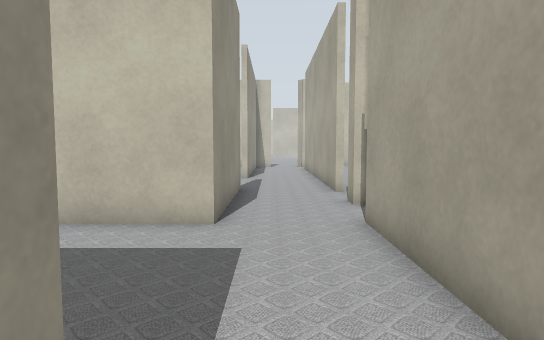
[1] (above)

22 first-person views from a walk through a robot-simulator world made for Gazebo. The camera is 0.72 m above the floor, tilts 4° down and sees 75° across. The lines on the ground mark 1 m squares. The floor is counted in squares, 0.5 m on a side. Each view is taken from the middle of a square. On the plan, view 1 faces up. The plan holds only what a view shows up to about 15 squares ahead; the rest is blank. The place goes on beyond the plan. Robots are left out.

[2]
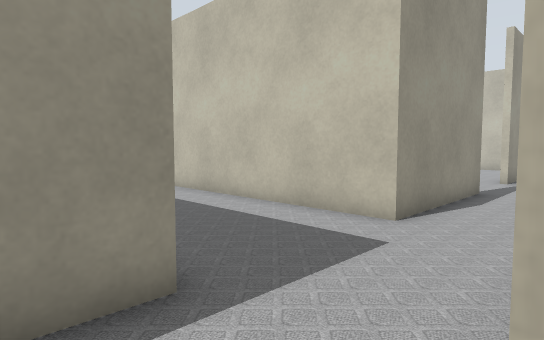

[3]
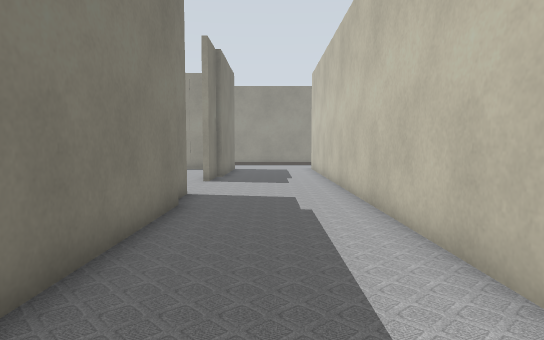

[4]
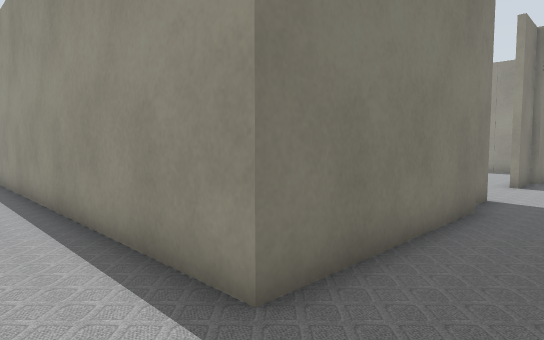

[5]
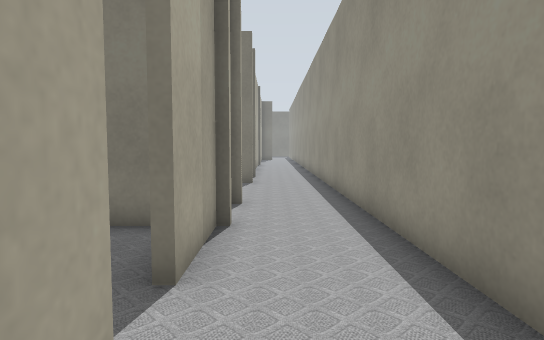

[6]
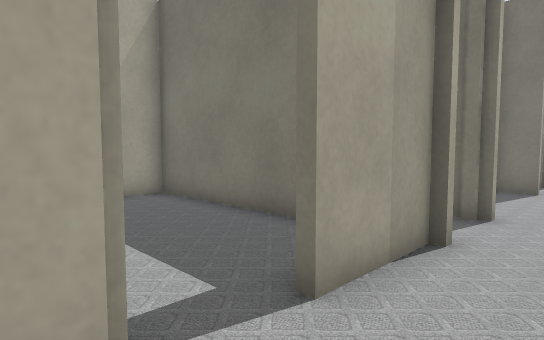

[7]
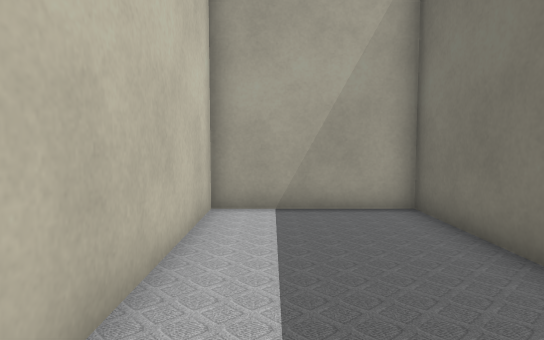

[8]
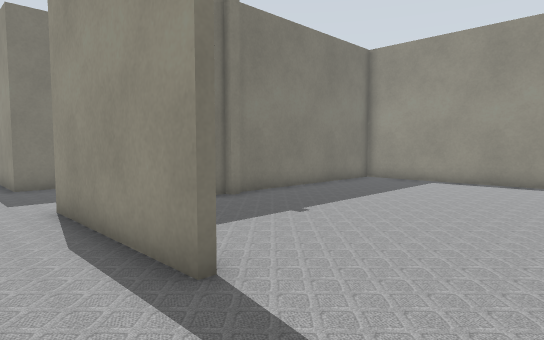

[9]
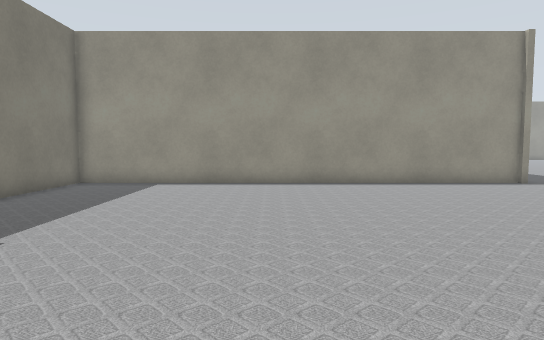

[10]
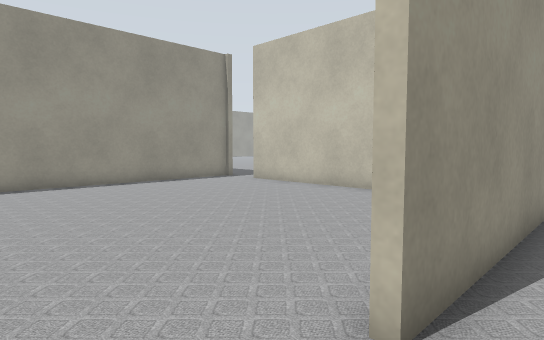

[11]
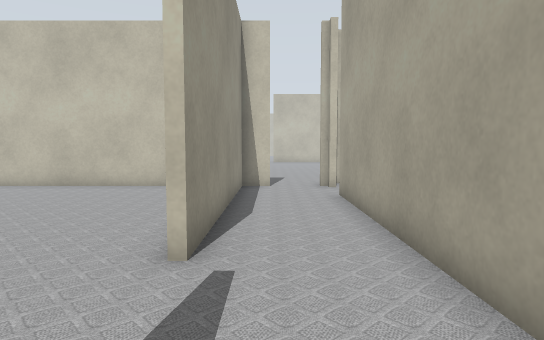

[12]
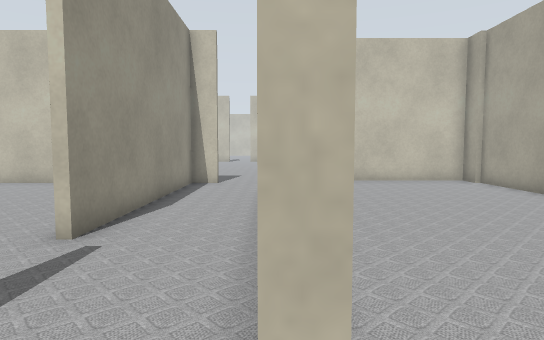

[13]
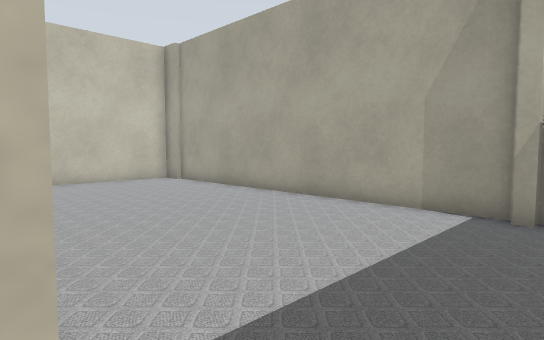

[14]
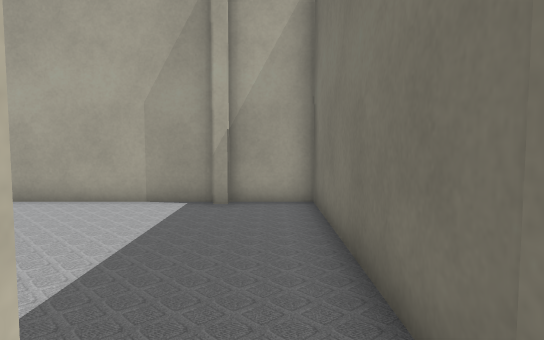

[15]
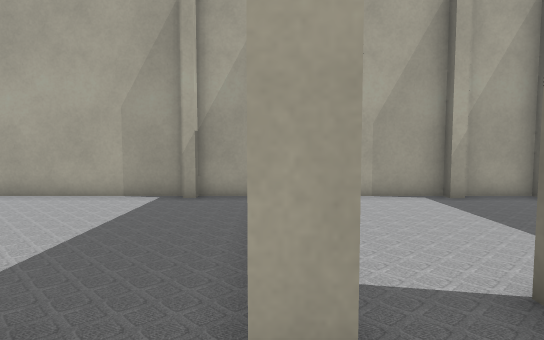

[16]
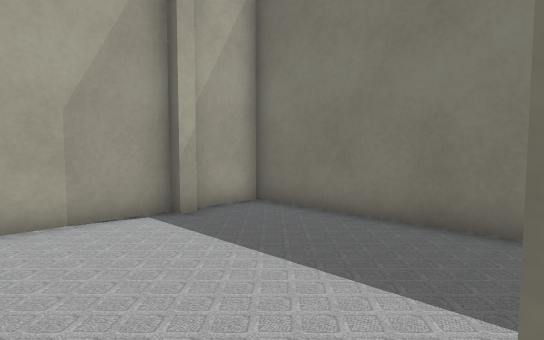

[17]
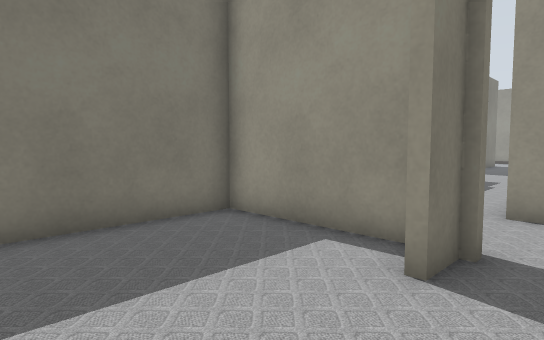

[18]
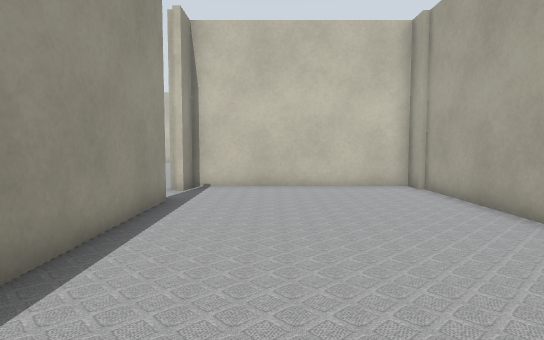

[19]
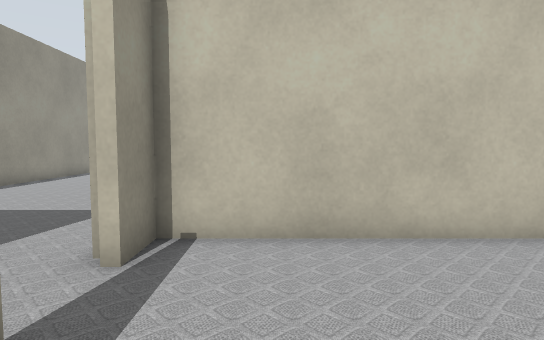

[20]
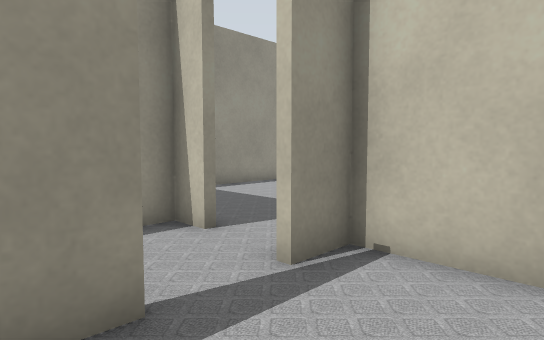

[21]
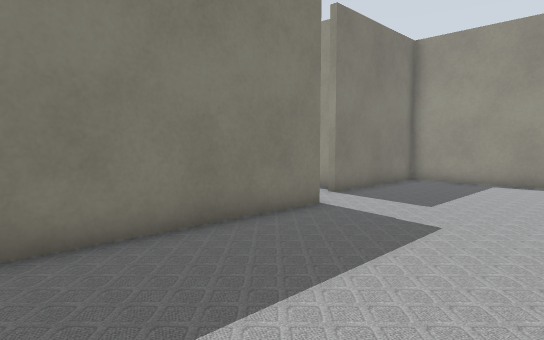

[22]
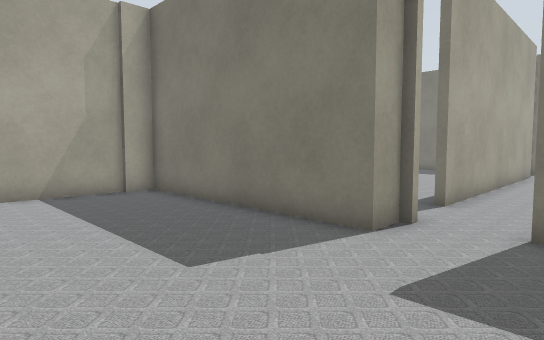

### Floor plan
Ten units are one square. View 1 is at (0, 0); x grows to the right and y downward. Boxes are objects, and circles mark ways between rooms. Rooms are numbered by the first view taken in them; rooms with no view inside come last. Other rooms are left out.
<svg viewBox="-150 -310 255 400">
<path fill="none" stroke="#000" d="M20 32 20 5M17 -14 17 -24M-11 -17 -11 85M16 32 100 32 100 -14 36 -14M-76 -17 -11 -17M-95 -15 -84 -15M-11 -64 -141 -64M-145 -15 -130 -15M17 -24 17 -56M0 -234 -11 -234 -11 -152M20 -109 20 -214M20 -236 20 -246M-11 -119 -11 -84M20 -85 20 -92M22 -214 22 -155M100 -114 100 -236M96 -111 96 -115M20 -230 20 -235M99 -244 22 -244 22 -230M24 -89 100 -89 100 -111M20 -59 20 -17 100 -17M96 -36 96 -41M17 -66 32 -66M100 -41 100 -71M100 -14 100 -36M20 -246 99 -246M-56 -305 -56 -237 0 -237M100 -255 100 -286M-11 -84 -11 -64M17 -56 17 -66"/>
<circle cx="20" cy="0" r="3" fill="#2a7"/>
<circle cx="5" cy="-15" r="3" fill="#2a7"/>
<circle cx="5" cy="-65" r="3" fill="#2a7"/>
<circle cx="5" cy="-110" r="3" fill="#2a7"/>
<circle cx="20" cy="-225" r="3" fill="#2a7"/>
<circle cx="10" cy="-240" r="3" fill="#2a7"/>
<circle cx="20" cy="-100" r="3" fill="#2a7"/>
<circle cx="5" cy="-90" r="3" fill="#2a7"/>
<circle cx="25" cy="-80" r="3" fill="#2a7"/>
<text x="10" y="30">1</text>
<text x="60" y="10">2</text>
<text x="-70" y="-40">3</text>
<text x="0" y="-170">4</text>
<text x="0" y="-100">5</text>
<text x="60" y="-170">6</text>
<text x="60" y="-60">7</text>
<text x="20" y="-280">8</text>
<text x="0" y="-70">9</text>
</svg>
Room 1 opens to room 2. Room 1 opens to room 3. Room 3 opens to room 9. Room 4 opens to room 5. Room 4 opens to room 6. Room 4 opens to room 8. Room 5 opens to room 6. Room 5 opens to room 9. Room 7 opens to room 9.

Where each view was taken, in squares from view 1:
view 1: 0 up, 0 right, facing up
view 2: 0 up, 2 right, facing up-left
view 3: 4 up, 1 right, facing left
view 4: 4 up, 1 right, facing down-left
view 5: 3 up, 1 right, facing down
view 6: 2 up, 0 right, facing down-right
view 7: 0 up, 2 right, facing right
view 8: 15 up, 1 right, facing down-left
view 9: 14 up, 0 right, facing left
view 10: 13 up, 0 right, facing up-left
view 11: 11 up, 0 right, facing up
view 12: 10 up, 2 right, facing up
view 13: 10 up, 2 right, facing up-right
view 14: 10 up, 1 right, facing right
view 15: 9 up, 0 right, facing right
view 16: 8 up, 3 right, facing down-right
view 17: 8 up, 7 right, facing down-left
view 18: 12 up, 5 right, facing up
view 19: 19 up, 4 right, facing up
view 20: 20 up, 5 right, facing up-left
view 21: 30 up, 9 right, facing down-left
view 22: 30 up, 1 left, facing down-right
